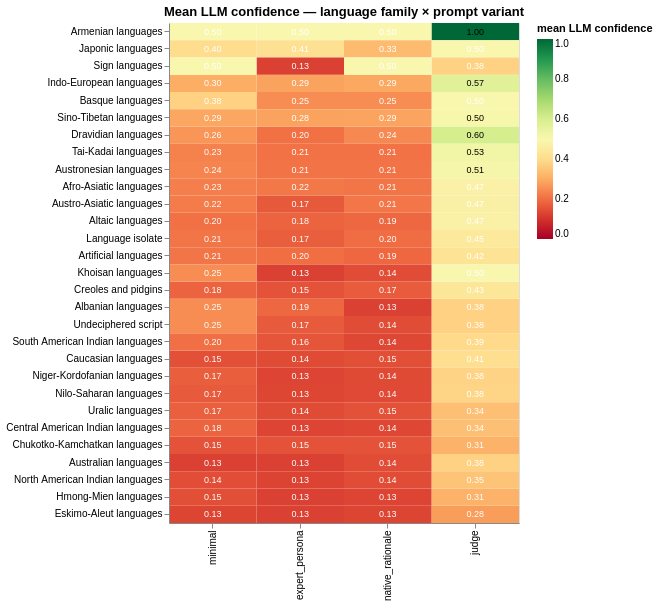

This figure's notebook cell:
### Code cell
heatmap_data = (
    scored_df[scored_df['llm_total_services'] > 0]
    .groupby(['language_family', 'prompt_variant'])['llm_confidence']
    .mean().reset_index().rename(columns={'llm_confidence': 'mean_confidence'})
)
family_order = (
    heatmap_data.groupby('language_family')['mean_confidence']
    .mean().sort_values(ascending=False).index.tolist()
)

rect = alt.Chart(heatmap_data).mark_rect().encode(
    x=alt.X('prompt_variant:N', sort=VARIANTS, title=None),
    y=alt.Y('language_family:N', sort=family_order, title=None),
    color=alt.Color('mean_confidence:Q',
                    scale=alt.Scale(scheme='redyellowgreen', domain=[0, 1]),
                    title='mean LLM confidence'),
    tooltip=['language_family:N', 'prompt_variant:N',
             alt.Tooltip('mean_confidence:Q', format='.2f')],
)
rect_text = rect.mark_text(fontSize=9).encode(
    text=alt.Text('mean_confidence:Q', format='.2f'),
    color=alt.condition(alt.datum.mean_confidence > 0.5,
                        alt.value('black'), alt.value('white')))

(rect + rect_text).properties(
    width=350, height=500,
    title='Mean LLM confidence — language family × prompt variant')
